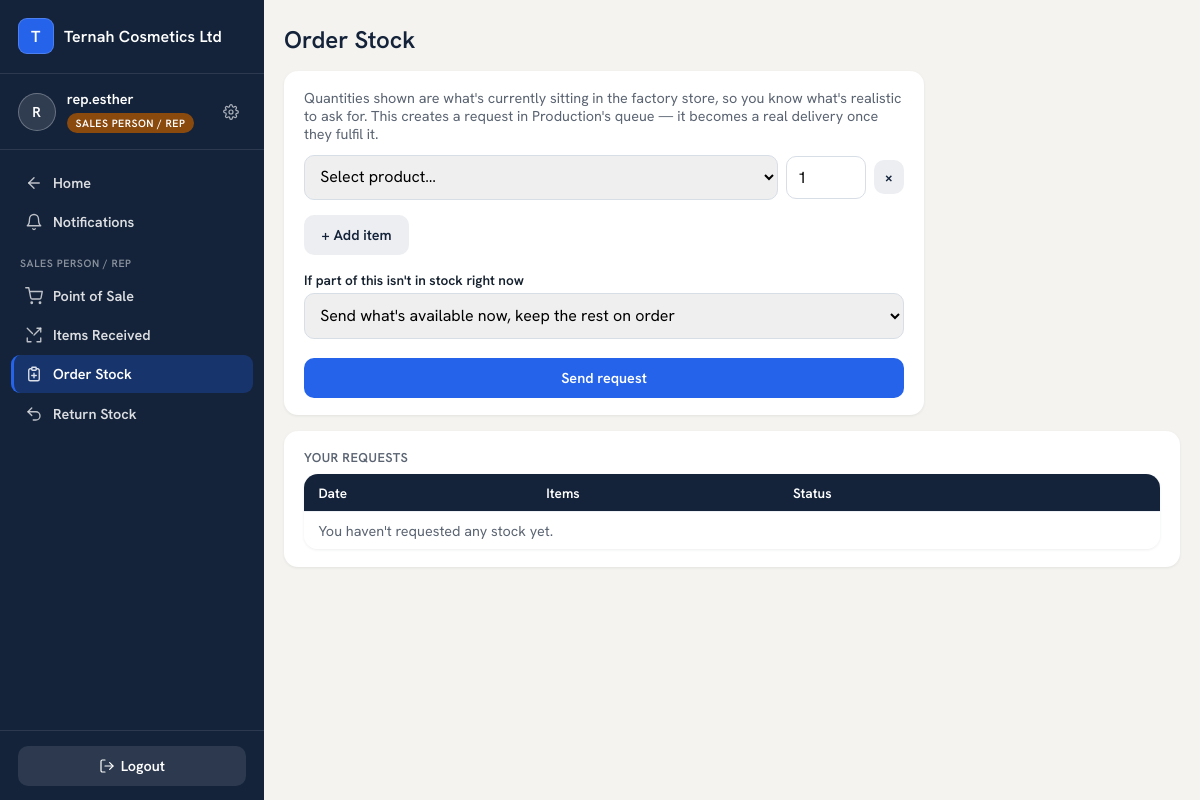
Page /sales/pos/order-stock/ (signed in) on the earlier database version.
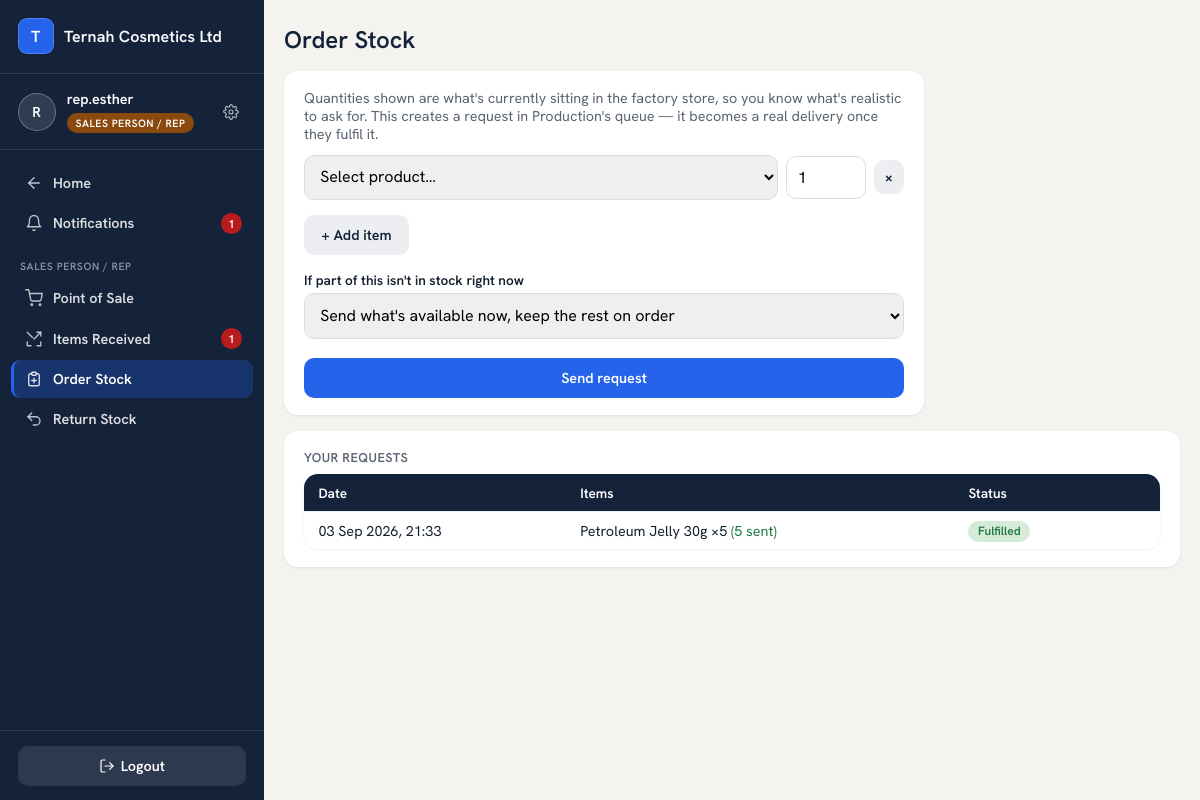
Same page on the later database version.
### sales/models.py (models this page shows)
class StockRequest(TimeStamped):
    STATUS = [("DRAFT", "Draft"), ("SUBMITTED", "Submitted"), ("APPROVED", "Approved"),
              ("REJECTED", "Rejected"), ("PARTIAL", "Partially sent — remainder on order"),
              ("FULFILLED", "Fulfilled")]
    MODES = [("WAIT", "Send what's available now, keep the rest on order"),
             ("AVAILABLE_ONLY", "Send what's available now only, cancel the rest")]
    business = models.ForeignKey("platformadmin.Business", on_delete=models.CASCADE)
    requester_location = models.ForeignKey(InventoryLocation, on_delete=models.CASCADE)
    status = models.CharField(max_length=10, choices=STATUS, default="DRAFT")
    fulfillment_mode = models.CharField(max_length=15, choices=MODES, default="WAIT")
    lines = models.JSONField(default=list)           # [{product_id, quantity, fulfilled, dropped}]
    idempotency_key = models.CharField(max_length=40, blank=True, db_index=True)
    def line_progress(self):
        out = []
        for l in self.lines:
            qty = int(l.get("quantity", 0) or 0)
            sent = int(l.get("fulfilled", 0) or 0)
            out.append({"product_id": l.get("product_id"), "quantity": qty, "fulfilled": sent,
                        "dropped": int(l.get("dropped", 0) or 0), "remaining": max(qty - sent - int(l.get("dropped", 0) or 0), 0)})
        return out

### production/models.py (models this page shows, shortened)
class Product(TimeStamped):
    STATUS = [("DRAFT", "Draft"), ("ACTIVE", "Active"), ("ARCHIVED", "Archived")]
    business = models.ForeignKey("platformadmin.Business", on_delete=models.CASCADE)
    category = models.ForeignKey(Category, on_delete=models.PROTECT, related_name="products")
    name = models.CharField(max_length=120)
    pack_size = models.CharField(max_length=40, blank=True)      # e.g. "30 g"
    sku = models.CharField(max_length=40, blank=True)
    status = models.CharField(max_length=10, choices=STATUS, default="DRAFT")
    retail_price = models.DecimalField(max_digits=14, decimal_places=2, null=True, blank=True)
    wholesale_price = models.DecimalField(max_digits=14, decimal_places=2, null=True, blank=True)
    distribution_price = models.DecimalField(max_digits=14, decimal_places=2, null=True, blank=True)
    custom_price_min = models.DecimalField(max_digits=14, decimal_places=2, null=True, blank=True)
    custom_price_max = models.DecimalField(max_digits=14, decimal_places=2, null=True, blank=True)
    shelf_life_days = models.PositiveIntegerField(null=True, blank=True)   # optional -> auto-suggests batch expiry
    PRICE_TIERS = [("RETAIL", "retail_price"), ("WHOLESALE", "wholesale_price"),
                   ("DISTRIBUTION", "distribution_price")]   # CUSTOM is typed at sale time, not looked up here

### sales/views.py (the view, shortened to what this page needs)
# urls.py: path("pos/order-stock/", views.stock_request_create, name="stock_request_create"),
@login_required
def stock_request_create(request):
    if _acting_role(request) != "SALES_REP":
        return redirect("home")
    location = _pos_location(request)
    biz = request.user.business
    factory_store = InventoryLocation.objects.filter(business=biz, type="PRODUCTION_STORE").first()
    active_products = Product.objects.filter(business=biz, status="ACTIVE").order_by("name")
    stock_by_product = {
        item.product_id: item.quantity
        for item in StockItem.objects.filter(location=factory_store, product__in=active_products)
    } if factory_store else {}
    for p in active_products:
        p.available_at_factory = stock_by_product.get(p.id, 0)
    my_requests = StockRequest.objects.filter(requester_location=location).order_by("-created_at")[:20] if location else []
    for r in my_requests:
        r.lines_display = [
            {**l, "product": active_products.filter(pk=l["product_id"]).first() or
                             Product.objects.filter(pk=l["product_id"]).first()}
            for l in r.line_progress()
        ]
    return render(request, "sales/stock_request_create.html", {
        "location": location, "active_products": active_products, "my_requests": my_requests,
        "mode_choices": StockRequest.MODES, "idempotency_key": uuid.uuid4().hex,
    })

### accounts/context_processors.py (called while the page is built)
def active_view(request):
    user = getattr(request, "user", None)
    return {
        "active_view": getattr(request, "active_view", None),
        "switchable_views": user.switchable_views() if user and user.is_authenticated else [],
        "owner_section": getattr(request, "owner_section", None),
        "manager_section": getattr(request, "manager_section", None),
    }

def module_switcher(request):
    user = getattr(request, "user", None)
    if not (user and user.is_authenticated) or user.is_superuser:
        return {"switcher_items": []}
    if user.role == "OWNER":
        from accounts.views import owner_tiles
        return {"switcher_items": owner_tiles()}
    if user.role == "MANAGER":
        from accounts.views import manager_tiles
        return {"switcher_items": manager_tiles(user)}
    return {"switcher_items": []}

### accounts/models.py (called while the page is built)
    def switchable_views(self):
        if self.role != "MANAGER":
            return []
        views = ["MANAGER", "CASHIER"]
        codes = set(self.modules.values_list("code", flat=True))
        if "PRODUCTION" in codes:
            views.append("PRODUCTION")
        return views

### templates/sales/stock_request_create.html (shortened to what this page needs)
{% extends "base.html" %}
{% block content %}
<div class="page-head">
  <h2>Order Stock</h2>
</div>
{% if not location %}
<div class="card"><p style="color:var(--muted)">No inventory location is set up for you yet.</p></div>
{% else %}
<div class="card" style="max-width:640px;margin-bottom:1rem">
  <p style="color:var(--muted);font-size:.9rem;margin-bottom:.75rem">Quantities shown are what's currently sitting in the factory store, so you know what's realistic to ask for. This creates a request in Production's queue — it becomes a real delivery once they fulfil it.</p>
  <form method="post" class="stack" id="requestForm">
    <div id="cartRows">
      <div class="cart-row">
        <select name="product" class="req-product" required>
          <option value="">Select product…</option>
        </select>
        <input type="number" name="quantity" min="1" value="1" required>
        <button type="button" class="btn ghost row-remove" onclick="removeCartRow(this)">&times;</button>
      </div>
    </div>
    <button type="button" class="btn ghost" style="margin-top:.4rem" onclick="addCartRow()">+ Add item</button>
    <label style="margin-top:1rem">If part of this isn't in stock right now</label>
    <select name="fulfillment_mode">
      {% for code, label in mode_choices %}<option value="{{ code }}">{{ label }}</option>{% endfor %}
    </select>
    <button class="btn" style="margin-top:1.2rem;width:100%">Send request</button>
  </form>
</div>
<div class="card">
  <h3>Your requests</h3>
  <div class="table-scroll" style="margin-top:.5rem">
  <table class="list">
    <tr><th>Date</th><th>Items</th><th>Status</th><th></th></tr>
    {% for r in my_requests %}
    <tr>
      <td>{{ r.created_at|date:"d M Y, H:i" }}</td>
      <td>
        {% for line in r.lines_display %}
          {{ line.product.name|default:"Unknown product" }} &times;{{ line.quantity }}
          {% if line.fulfilled %}<span style="color:var(--green)">({{ line.fulfilled }} sent</span>{% if line.remaining %}, <span style="color:var(--amber)">{{ line.remaining }} still owed)</span>{% else %}<span style="color:var(--green)">)</span>{% endif %}{% endif %}
        {% endfor %}
      </td>
      <td>
        {% if r.status == "SUBMITTED" %}<span class="pill warning">Awaiting Production</span>
        {% elif r.status == "PARTIAL" %}<span class="pill warning">Partly sent — rest on order</span>
        {% elif r.status == "FULFILLED" %}<span class="pill active">Fulfilled</span>
        {% elif r.status == "REJECTED" %}<span class="pill locked">Cancelled</span>
        {% else %}<span class="pill locked">{{ r.get_status_display }}</span>{% endif %}
      </td>
      <td>
      </td>
    </tr>
    {% empty %}<tr><td colspan="4" style="color:var(--muted)">You haven't requested any stock yet.</td></tr>{% endfor %}
  </table>
  </div>
</div>
{% endif %}
{% endblock %}

### templates/base.html (shortened to what the changed rows need)
{% load static %}
<!DOCTYPE html>
<html lang="en">
<head>
  <link rel="stylesheet" href="{% static 'ternah-ui/tokens.css' %}">
</head>
<body>
{% if request.user.is_authenticated %}
  <div class="app-shell">
    <aside class="sidebar">
      <nav class="sidebar-nav">
        {% if request.resolver_match.url_name == "home" %}
          {% if switcher_items %}
            {% for t in switcher_items %}
            <a class="nav-link" href="{{ t.href }}">
              <svg width="18" height="18" viewBox="0 0 24 24" fill="none" stroke="currentColor" stroke-width="1.8" stroke-linecap="round" stroke-linejoin="round">{{ t.icon|safe }}</svg>
              {{ t.label }}
            </a>
            {% endfor %}
          {% else %}
            <p style="color:rgba(255,255,255,.45);font-size:.82rem;padding:.4rem .65rem">Pick a tile to get started.</p>
          {% endif %}
        {% elif request.user.role == "CASHIER" or request.user.role == "SALES_REP" %}
          <a class="nav-link {% if request.resolver_match.url_name == 'notifications' %}active{% endif %}" href="{% url 'notifications' %}">
            <svg width="18" height="18" viewBox="0 0 24 24" fill="none" stroke="currentColor" stroke-width="1.8" stroke-linecap="round" stroke-linejoin="round"><path d="M18 8A6 6 0 0 0 6 8c0 7-3 9-3 9h18s-3-2-3-9"/><path d="M13.73 21a2 2 0 0 1-3.46 0"/></svg>
            Notifications
            {% if pending_notifications %}<span class="nav-badge">{{ pending_notifications }}</span>{% endif %}
          </a>
          {% if request.user.role == "SALES_REP" %}
          <a class="nav-link {% if request.resolver_match.url_name == 'received_items' %}active{% endif %}"
             href="{% url 'sales:received_items' %}">
            <svg width="18" height="18" viewBox="0 0 24 24" fill="none" stroke="currentColor" stroke-width="1.8" stroke-linecap="round" stroke-linejoin="round"><path d="M16 3h5v5"/><path d="M3 16v5h5"/><path d="M21 16v5h-5"/><path d="M3 3l7 7"/><path d="m21 3-9 9"/></svg>
            Items Received
            {% if pending_deliveries %}<span class="nav-badge">{{ pending_deliveries }}</span>{% endif %}
          </a>
          {% endif %}
        {% else %}
          <div class="nav-section-label">{{ request.user.get_role_display }}</div>
          <span class="nav-link disabled">Screens coming soon</span>
        {% endif %}
      </nav>
    </aside>
    <div class="main-col">
      <main>
{% endif %}
{% block content %}{% endblock %}
{% if request.user.is_authenticated %}
      </main>
    </div>
  </div>
{% endif %}
</body>
</html>

Differences in the rows shown:
added StockRequest: created_at "03 Sep 2026, 21:33", status "Fulfilled"
now on this page (row unchanged): Product: product.name "Petroleum Jelly 30g", quantity "5", fulfilled "5"
Other differences:
{{ pending_notifications }}: (not shown) → "1"
{{ pending_deliveries }}: (not shown) → "1"
text no longer shown: "You haven't requested any stock yet."
